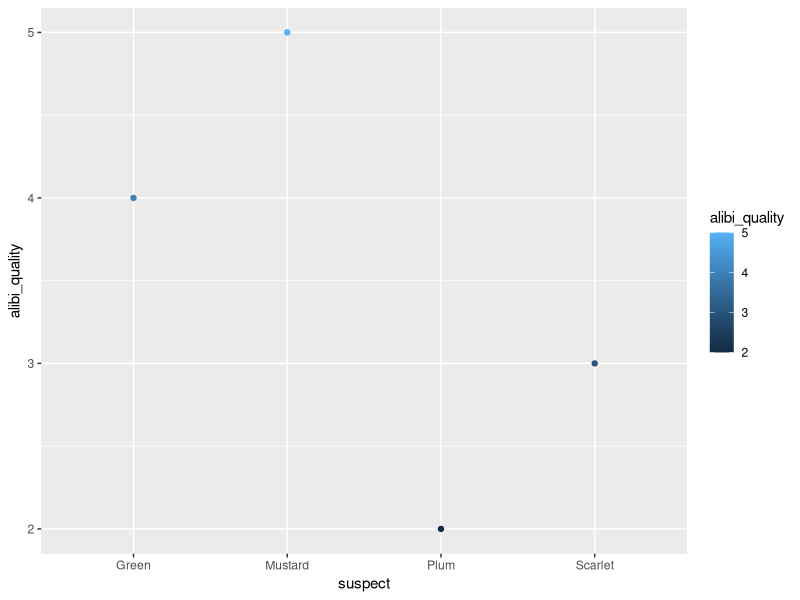

The R script that drew this image:
library(ggplot2)

data <- data.frame(
  suspect = c("Scarlet", "Mustard", "Green", "Plum"),
  alibi_quality = c(3, 5, 4, 2),
  suspect_color = c("red", "yellow", "green", "purple")
)

ggplot(data, aes(x = suspect, y = alibi_quality, color = alibi_quality)) +
  geom_point()